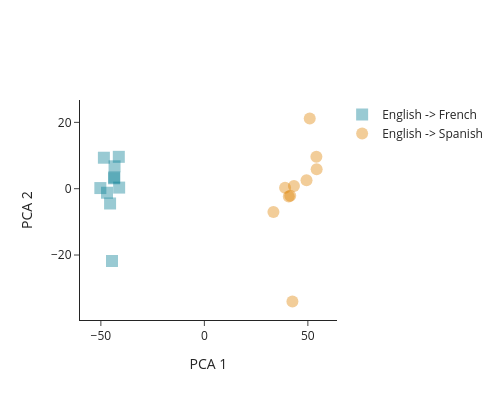

The notebook cell this image was saved under:
### Markdown cell above
Now, we can plot the activations along these PCA dimensions. Much easier than plotting the activations across 2048 dimensions!

### Code cell
import plotly.graph_objects as go

fig = go.Figure()

fig.add_trace(go.Scatter(
  x=low_dim_activations[:10, 0],
  y=low_dim_activations[:10, 1],
  mode='markers',
  marker=dict(symbol='square', color="rgba(0, 124, 146, 0.4)", size=12),
  name='English -> French',
  hovertext=ENGLISH_TO_FRENCH,
))

fig.add_trace(go.Scatter(
  x=low_dim_activations[10:, 0],
  y=low_dim_activations[10:, 1],
  mode='markers',
  marker=dict(symbol='circle', color="rgba(223, 131, 0, 0.4)", size=12),
  name='English -> Spanish',
  hovertext=ENGLISH_TO_SPANISH,
))

fig.update_layout(
  template='simple_white',
  width=500,
  height=400,
  xaxis_title='PCA 1',
  yaxis_title='PCA 2',
)

fig.show()

### Figure 1 — Plotly figure (JSON) as saved in the notebook; plotly's stock layout.template omitted (floating-point values rounded to 4 significant figures)
{"data": [{"hovertext": ["English: dog, Francais:", "English: cat, Francais:", "English: mouse, Francais:", "English: fish, Francais:", "English: bird, Francais:", "English: turtle, Francais:", "English: monkey, Francais:", "English: bear, Francais:", "English: lion, Francais:", "English: penguin, Francais:"], "marker": {"color": "rgba(0, 124, 146, 0.4)", "size": 12, "symbol": "square"}, "mode": "markers", "name": "English -> French", "type": "scatter", "x": [-43.62, -45.55, -43.52, -43.4, -41.33, -47.04, -41.17, -48.54, -50.25, -44.63], "y": [3.133, -4.458, 3.401, 6.754, 9.609, -1.214, 0.3338, 9.342, 0.1938, -21.8]}, {"hovertext": ["English: dog, Espanol:", "English: cat, Espanol:", "English: mouse, Espanol:", "English: fish, Espanol:", "English: bird, Espanol:", "English: turtle, Espanol:", "English: monkey, Espanol:", "English: bear, Espanol:", "English: lion, Espanol:", "English: penguin, Espanol:"], "marker": {"color": "rgba(223, 131, 0, 0.4)", "size": 12, "symbol": "circle"}, "mode": "markers", "name": "English -> Spanish", "type": "scatter", "x": [49.35, 33.36, 41.49, 54.24, 54.11, 40.78, 39.0, 50.91, 43.28, 42.54], "y": [2.53, -7.043, -2.108, 5.84, 9.613, -2.383, 0.2868, 21.17, 0.8105, -34.01]}], "layout": {"height": 400, "width": 500, "xaxis": {"title": {"text": "PCA 1"}}, "yaxis": {"title": {"text": "PCA 2"}}}}
